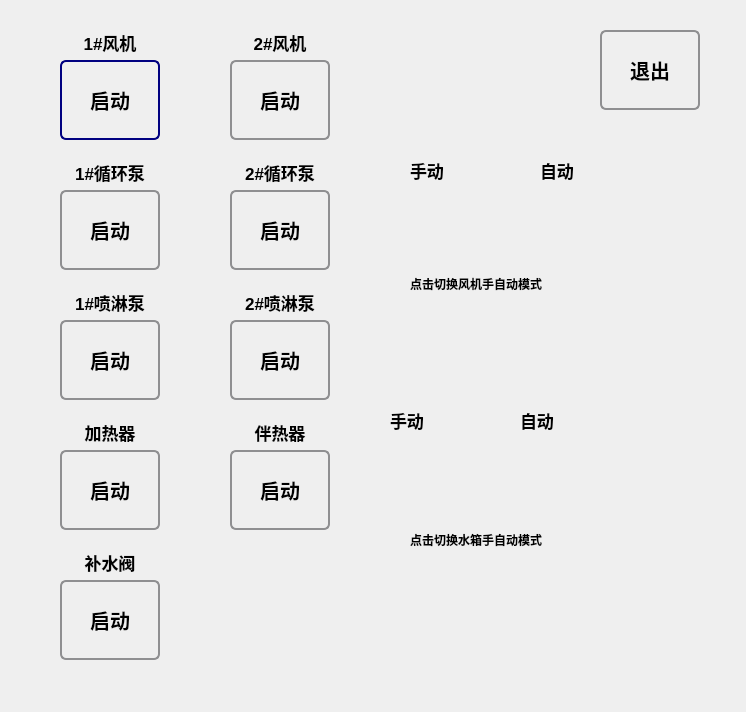
<?xml version="1.0" encoding="UTF-8"?>
<ui version="4.0">
 <class>DeoManualSettingDialog</class>
 <widget class="QDialog" name="DeoManualSettingDialog">
  <property name="geometry">
   <rect>
    <x>0</x>
    <y>0</y>
    <width>746</width>
    <height>712</height>
   </rect>
  </property>
  <property name="sizePolicy">
   <sizepolicy hsizetype="Preferred" vsizetype="Preferred">
    <horstretch>1</horstretch>
    <verstretch>1</verstretch>
   </sizepolicy>
  </property>
  <property name="windowTitle">
   <string>Dialog</string>
  </property>
  <widget class="QPushButton" name="startFirstFanButton">
   <property name="geometry">
    <rect>
     <x>60</x>
     <y>60</y>
     <width>100</width>
     <height>80</height>
    </rect>
   </property>
   <property name="font">
    <font>
     <pointsize>15</pointsize>
     <weight>75</weight>
     <bold>true</bold>
    </font>
   </property>
   <property name="styleSheet">
    <string notr="true">QPushButton {
    border: 2px solid #8f8f91;
    border-radius: 6px;
    background-color: qlineargradient(x1: 0, y1: 0, x2: 0, y2: 1,
                                      stop: 0 #f6f7fa, stop: 1 #dadbde);
    min-width: 80px;
}

QPushButton:pressed {
    background-color: qlineargradient(x1: 0, y1: 0, x2: 0, y2: 1,
                                      stop: 0 #dadbde, stop: 1 #f6f7fa);
}

QPushButton:flat {
    border: none; /* no border for a flat push button */
}

QPushButton:default {
    border-color: navy; /* make the default button prominent */
}</string>
   </property>
   <property name="text">
    <string>启动</string>
   </property>
   <property name="flat">
    <bool>false</bool>
   </property>
  </widget>
  <widget class="QLabel" name="label_34">
   <property name="geometry">
    <rect>
     <x>70</x>
     <y>30</y>
     <width>80</width>
     <height>25</height>
    </rect>
   </property>
   <property name="font">
    <font>
     <pointsize>13</pointsize>
     <weight>75</weight>
     <bold>true</bold>
    </font>
   </property>
   <property name="text">
    <string>1#风机</string>
   </property>
   <property name="alignment">
    <set>Qt::AlignCenter</set>
   </property>
  </widget>
  <widget class="QPushButton" name="startSecondFanButton">
   <property name="geometry">
    <rect>
     <x>230</x>
     <y>60</y>
     <width>100</width>
     <height>80</height>
    </rect>
   </property>
   <property name="font">
    <font>
     <pointsize>15</pointsize>
     <weight>75</weight>
     <bold>true</bold>
    </font>
   </property>
   <property name="styleSheet">
    <string notr="true">QPushButton {
    border: 2px solid #8f8f91;
    border-radius: 6px;
    background-color: qlineargradient(x1: 0, y1: 0, x2: 0, y2: 1,
                                      stop: 0 #f6f7fa, stop: 1 #dadbde);
    min-width: 80px;
}

QPushButton:pressed {
    background-color: qlineargradient(x1: 0, y1: 0, x2: 0, y2: 1,
                                      stop: 0 #dadbde, stop: 1 #f6f7fa);
}

QPushButton:flat {
    border: none; /* no border for a flat push button */
}

QPushButton:default {
    border-color: navy; /* make the default button prominent */
}</string>
   </property>
   <property name="text">
    <string>启动</string>
   </property>
   <property name="flat">
    <bool>false</bool>
   </property>
  </widget>
  <widget class="QLabel" name="label_35">
   <property name="geometry">
    <rect>
     <x>240</x>
     <y>30</y>
     <width>80</width>
     <height>25</height>
    </rect>
   </property>
   <property name="font">
    <font>
     <pointsize>13</pointsize>
     <weight>75</weight>
     <bold>true</bold>
    </font>
   </property>
   <property name="text">
    <string>2#风机</string>
   </property>
   <property name="alignment">
    <set>Qt::AlignCenter</set>
   </property>
  </widget>
  <widget class="QLabel" name="label_36">
   <property name="geometry">
    <rect>
     <x>70</x>
     <y>160</y>
     <width>80</width>
     <height>25</height>
    </rect>
   </property>
   <property name="font">
    <font>
     <pointsize>13</pointsize>
     <weight>75</weight>
     <bold>true</bold>
    </font>
   </property>
   <property name="text">
    <string>1#循环泵</string>
   </property>
   <property name="alignment">
    <set>Qt::AlignCenter</set>
   </property>
  </widget>
  <widget class="QPushButton" name="startFirstPumpButton">
   <property name="geometry">
    <rect>
     <x>60</x>
     <y>190</y>
     <width>100</width>
     <height>80</height>
    </rect>
   </property>
   <property name="font">
    <font>
     <pointsize>15</pointsize>
     <weight>75</weight>
     <bold>true</bold>
    </font>
   </property>
   <property name="styleSheet">
    <string notr="true">QPushButton {
    border: 2px solid #8f8f91;
    border-radius: 6px;
    background-color: qlineargradient(x1: 0, y1: 0, x2: 0, y2: 1,
                                      stop: 0 #f6f7fa, stop: 1 #dadbde);
    min-width: 80px;
}

QPushButton:pressed {
    background-color: qlineargradient(x1: 0, y1: 0, x2: 0, y2: 1,
                                      stop: 0 #dadbde, stop: 1 #f6f7fa);
}

QPushButton:flat {
    border: none; /* no border for a flat push button */
}

QPushButton:default {
    border-color: navy; /* make the default button prominent */
}</string>
   </property>
   <property name="text">
    <string>启动</string>
   </property>
   <property name="flat">
    <bool>false</bool>
   </property>
  </widget>
  <widget class="QPushButton" name="startSecondPumpButton">
   <property name="geometry">
    <rect>
     <x>230</x>
     <y>190</y>
     <width>100</width>
     <height>80</height>
    </rect>
   </property>
   <property name="font">
    <font>
     <pointsize>15</pointsize>
     <weight>75</weight>
     <bold>true</bold>
    </font>
   </property>
   <property name="styleSheet">
    <string notr="true">QPushButton {
    border: 2px solid #8f8f91;
    border-radius: 6px;
    background-color: qlineargradient(x1: 0, y1: 0, x2: 0, y2: 1,
                                      stop: 0 #f6f7fa, stop: 1 #dadbde);
    min-width: 80px;
}

QPushButton:pressed {
    background-color: qlineargradient(x1: 0, y1: 0, x2: 0, y2: 1,
                                      stop: 0 #dadbde, stop: 1 #f6f7fa);
}

QPushButton:flat {
    border: none; /* no border for a flat push button */
}

QPushButton:default {
    border-color: navy; /* make the default button prominent */
}</string>
   </property>
   <property name="text">
    <string>启动</string>
   </property>
   <property name="flat">
    <bool>false</bool>
   </property>
  </widget>
  <widget class="QLabel" name="label_37">
   <property name="geometry">
    <rect>
     <x>240</x>
     <y>160</y>
     <width>80</width>
     <height>25</height>
    </rect>
   </property>
   <property name="font">
    <font>
     <pointsize>13</pointsize>
     <weight>75</weight>
     <bold>true</bold>
    </font>
   </property>
   <property name="text">
    <string>2#循环泵</string>
   </property>
   <property name="alignment">
    <set>Qt::AlignCenter</set>
   </property>
  </widget>
  <widget class="QPushButton" name="startFirstPlPumpButton">
   <property name="geometry">
    <rect>
     <x>60</x>
     <y>320</y>
     <width>100</width>
     <height>80</height>
    </rect>
   </property>
   <property name="font">
    <font>
     <pointsize>15</pointsize>
     <weight>75</weight>
     <bold>true</bold>
    </font>
   </property>
   <property name="styleSheet">
    <string notr="true">QPushButton {
    border: 2px solid #8f8f91;
    border-radius: 6px;
    background-color: qlineargradient(x1: 0, y1: 0, x2: 0, y2: 1,
                                      stop: 0 #f6f7fa, stop: 1 #dadbde);
    min-width: 80px;
}

QPushButton:pressed {
    background-color: qlineargradient(x1: 0, y1: 0, x2: 0, y2: 1,
                                      stop: 0 #dadbde, stop: 1 #f6f7fa);
}

QPushButton:flat {
    border: none; /* no border for a flat push button */
}

QPushButton:default {
    border-color: navy; /* make the default button prominent */
}</string>
   </property>
   <property name="text">
    <string>启动</string>
   </property>
   <property name="flat">
    <bool>false</bool>
   </property>
  </widget>
  <widget class="QLabel" name="label_38">
   <property name="geometry">
    <rect>
     <x>70</x>
     <y>290</y>
     <width>80</width>
     <height>25</height>
    </rect>
   </property>
   <property name="font">
    <font>
     <pointsize>13</pointsize>
     <weight>75</weight>
     <bold>true</bold>
    </font>
   </property>
   <property name="text">
    <string>1#喷淋泵</string>
   </property>
   <property name="alignment">
    <set>Qt::AlignCenter</set>
   </property>
  </widget>
  <widget class="QLabel" name="label_39">
   <property name="geometry">
    <rect>
     <x>240</x>
     <y>290</y>
     <width>80</width>
     <height>25</height>
    </rect>
   </property>
   <property name="font">
    <font>
     <pointsize>13</pointsize>
     <weight>75</weight>
     <bold>true</bold>
    </font>
   </property>
   <property name="text">
    <string>2#喷淋泵</string>
   </property>
   <property name="alignment">
    <set>Qt::AlignCenter</set>
   </property>
  </widget>
  <widget class="QPushButton" name="startSecondPlPumpButton">
   <property name="geometry">
    <rect>
     <x>230</x>
     <y>320</y>
     <width>100</width>
     <height>80</height>
    </rect>
   </property>
   <property name="font">
    <font>
     <pointsize>15</pointsize>
     <weight>75</weight>
     <bold>true</bold>
    </font>
   </property>
   <property name="styleSheet">
    <string notr="true">QPushButton {
    border: 2px solid #8f8f91;
    border-radius: 6px;
    background-color: qlineargradient(x1: 0, y1: 0, x2: 0, y2: 1,
                                      stop: 0 #f6f7fa, stop: 1 #dadbde);
    min-width: 80px;
}

QPushButton:pressed {
    background-color: qlineargradient(x1: 0, y1: 0, x2: 0, y2: 1,
                                      stop: 0 #dadbde, stop: 1 #f6f7fa);
}

QPushButton:flat {
    border: none; /* no border for a flat push button */
}

QPushButton:default {
    border-color: navy; /* make the default button prominent */
}</string>
   </property>
   <property name="text">
    <string>启动</string>
   </property>
   <property name="flat">
    <bool>false</bool>
   </property>
  </widget>
  <widget class="QLabel" name="label_40">
   <property name="geometry">
    <rect>
     <x>70</x>
     <y>420</y>
     <width>80</width>
     <height>25</height>
    </rect>
   </property>
   <property name="font">
    <font>
     <pointsize>13</pointsize>
     <weight>75</weight>
     <bold>true</bold>
    </font>
   </property>
   <property name="text">
    <string>加热器</string>
   </property>
   <property name="alignment">
    <set>Qt::AlignCenter</set>
   </property>
  </widget>
  <widget class="QPushButton" name="startFirstHeaterButton">
   <property name="geometry">
    <rect>
     <x>60</x>
     <y>450</y>
     <width>100</width>
     <height>80</height>
    </rect>
   </property>
   <property name="font">
    <font>
     <pointsize>15</pointsize>
     <weight>75</weight>
     <bold>true</bold>
    </font>
   </property>
   <property name="styleSheet">
    <string notr="true">QPushButton {
    border: 2px solid #8f8f91;
    border-radius: 6px;
    background-color: qlineargradient(x1: 0, y1: 0, x2: 0, y2: 1,
                                      stop: 0 #f6f7fa, stop: 1 #dadbde);
    min-width: 80px;
}

QPushButton:pressed {
    background-color: qlineargradient(x1: 0, y1: 0, x2: 0, y2: 1,
                                      stop: 0 #dadbde, stop: 1 #f6f7fa);
}

QPushButton:flat {
    border: none; /* no border for a flat push button */
}

QPushButton:default {
    border-color: navy; /* make the default button prominent */
}</string>
   </property>
   <property name="text">
    <string>启动</string>
   </property>
   <property name="flat">
    <bool>false</bool>
   </property>
  </widget>
  <widget class="QLabel" name="label_41">
   <property name="geometry">
    <rect>
     <x>240</x>
     <y>420</y>
     <width>80</width>
     <height>25</height>
    </rect>
   </property>
   <property name="font">
    <font>
     <pointsize>13</pointsize>
     <weight>75</weight>
     <bold>true</bold>
    </font>
   </property>
   <property name="text">
    <string>伴热器</string>
   </property>
   <property name="alignment">
    <set>Qt::AlignCenter</set>
   </property>
  </widget>
  <widget class="QPushButton" name="startSecondHeaterButton">
   <property name="geometry">
    <rect>
     <x>230</x>
     <y>450</y>
     <width>100</width>
     <height>80</height>
    </rect>
   </property>
   <property name="font">
    <font>
     <pointsize>15</pointsize>
     <weight>75</weight>
     <bold>true</bold>
    </font>
   </property>
   <property name="styleSheet">
    <string notr="true">QPushButton {
    border: 2px solid #8f8f91;
    border-radius: 6px;
    background-color: qlineargradient(x1: 0, y1: 0, x2: 0, y2: 1,
                                      stop: 0 #f6f7fa, stop: 1 #dadbde);
    min-width: 80px;
}

QPushButton:pressed {
    background-color: qlineargradient(x1: 0, y1: 0, x2: 0, y2: 1,
                                      stop: 0 #dadbde, stop: 1 #f6f7fa);
}

QPushButton:flat {
    border: none; /* no border for a flat push button */
}

QPushButton:default {
    border-color: navy; /* make the default button prominent */
}</string>
   </property>
   <property name="text">
    <string>启动</string>
   </property>
   <property name="flat">
    <bool>false</bool>
   </property>
  </widget>
  <widget class="QLabel" name="label_42">
   <property name="geometry">
    <rect>
     <x>70</x>
     <y>550</y>
     <width>80</width>
     <height>25</height>
    </rect>
   </property>
   <property name="font">
    <font>
     <pointsize>13</pointsize>
     <weight>75</weight>
     <bold>true</bold>
    </font>
   </property>
   <property name="text">
    <string>补水阀</string>
   </property>
   <property name="alignment">
    <set>Qt::AlignCenter</set>
   </property>
  </widget>
  <widget class="QPushButton" name="startBwValveButton">
   <property name="geometry">
    <rect>
     <x>60</x>
     <y>580</y>
     <width>100</width>
     <height>80</height>
    </rect>
   </property>
   <property name="font">
    <font>
     <pointsize>15</pointsize>
     <weight>75</weight>
     <bold>true</bold>
    </font>
   </property>
   <property name="styleSheet">
    <string notr="true">QPushButton {
    border: 2px solid #8f8f91;
    border-radius: 6px;
    background-color: qlineargradient(x1: 0, y1: 0, x2: 0, y2: 1,
                                      stop: 0 #f6f7fa, stop: 1 #dadbde);
    min-width: 80px;
}

QPushButton:pressed {
    background-color: qlineargradient(x1: 0, y1: 0, x2: 0, y2: 1,
                                      stop: 0 #dadbde, stop: 1 #f6f7fa);
}

QPushButton:flat {
    border: none; /* no border for a flat push button */
}

QPushButton:default {
    border-color: navy; /* make the default button prominent */
}</string>
   </property>
   <property name="text">
    <string>启动</string>
   </property>
   <property name="flat">
    <bool>false</bool>
   </property>
  </widget>
  <widget class="QPushButton" name="startBwValveButton_2">
   <property name="geometry">
    <rect>
     <x>600</x>
     <y>30</y>
     <width>100</width>
     <height>80</height>
    </rect>
   </property>
   <property name="font">
    <font>
     <pointsize>15</pointsize>
     <weight>75</weight>
     <bold>true</bold>
    </font>
   </property>
   <property name="styleSheet">
    <string notr="true">QPushButton {
    border: 2px solid #8f8f91;
    border-radius: 6px;
    background-color: qlineargradient(x1: 0, y1: 0, x2: 0, y2: 1,
                                      stop: 0 #f6f7fa, stop: 1 #dadbde);
    min-width: 80px;
}

QPushButton:pressed {
    background-color: qlineargradient(x1: 0, y1: 0, x2: 0, y2: 1,
                                      stop: 0 #dadbde, stop: 1 #f6f7fa);
}

QPushButton:flat {
    border: none; /* no border for a flat push button */
}

QPushButton:default {
    border-color: navy; /* make the default button prominent */
}</string>
   </property>
   <property name="text">
    <string>退出</string>
   </property>
   <property name="flat">
    <bool>false</bool>
   </property>
  </widget>
  <widget class="QPushButton" name="switchFanModePushButton">
   <property name="geometry">
    <rect>
     <x>460</x>
     <y>190</y>
     <width>64</width>
     <height>64</height>
    </rect>
   </property>
   <property name="autoFillBackground">
    <bool>false</bool>
   </property>
   <property name="styleSheet">
    <string notr="true">background: transparent; </string>
   </property>
   <property name="text">
    <string/>
   </property>
   <property name="iconSize">
    <size>
     <width>64</width>
     <height>64</height>
    </size>
   </property>
   <property name="flat">
    <bool>true</bool>
   </property>
  </widget>
  <widget class="QLabel" name="label_22">
   <property name="geometry">
    <rect>
     <x>410</x>
     <y>274</y>
     <width>181</width>
     <height>20</height>
    </rect>
   </property>
   <property name="font">
    <font>
     <weight>75</weight>
     <bold>true</bold>
    </font>
   </property>
   <property name="text">
    <string>点击切换风机手自动模式</string>
   </property>
  </widget>
  <widget class="QLabel" name="label_17">
   <property name="geometry">
    <rect>
     <x>540</x>
     <y>150</y>
     <width>80</width>
     <height>40</height>
    </rect>
   </property>
   <property name="font">
    <font>
     <pointsize>13</pointsize>
     <weight>75</weight>
     <bold>true</bold>
    </font>
   </property>
   <property name="text">
    <string>自动</string>
   </property>
  </widget>
  <widget class="QLabel" name="label_16">
   <property name="geometry">
    <rect>
     <x>410</x>
     <y>150</y>
     <width>80</width>
     <height>40</height>
    </rect>
   </property>
   <property name="font">
    <font>
     <pointsize>13</pointsize>
     <weight>75</weight>
     <bold>true</bold>
    </font>
   </property>
   <property name="text">
    <string>手动</string>
   </property>
  </widget>
  <widget class="QLabel" name="label_23">
   <property name="geometry">
    <rect>
     <x>410</x>
     <y>530</y>
     <width>191</width>
     <height>20</height>
    </rect>
   </property>
   <property name="font">
    <font>
     <weight>75</weight>
     <bold>true</bold>
    </font>
   </property>
   <property name="text">
    <string>点击切换水箱手自动模式</string>
   </property>
  </widget>
  <widget class="QPushButton" name="switchWaterTankModePushButton">
   <property name="geometry">
    <rect>
     <x>440</x>
     <y>440</y>
     <width>64</width>
     <height>64</height>
    </rect>
   </property>
   <property name="autoFillBackground">
    <bool>false</bool>
   </property>
   <property name="styleSheet">
    <string notr="true">background: transparent; </string>
   </property>
   <property name="text">
    <string/>
   </property>
   <property name="iconSize">
    <size>
     <width>64</width>
     <height>64</height>
    </size>
   </property>
   <property name="flat">
    <bool>true</bool>
   </property>
  </widget>
  <widget class="QLabel" name="label_18">
   <property name="geometry">
    <rect>
     <x>520</x>
     <y>400</y>
     <width>80</width>
     <height>40</height>
    </rect>
   </property>
   <property name="font">
    <font>
     <pointsize>13</pointsize>
     <weight>75</weight>
     <bold>true</bold>
    </font>
   </property>
   <property name="text">
    <string>自动</string>
   </property>
  </widget>
  <widget class="QLabel" name="label_19">
   <property name="geometry">
    <rect>
     <x>390</x>
     <y>400</y>
     <width>80</width>
     <height>40</height>
    </rect>
   </property>
   <property name="font">
    <font>
     <pointsize>13</pointsize>
     <weight>75</weight>
     <bold>true</bold>
    </font>
   </property>
   <property name="text">
    <string>手动</string>
   </property>
  </widget>
 </widget>
 <resources/>
 <connections/>
</ui>
